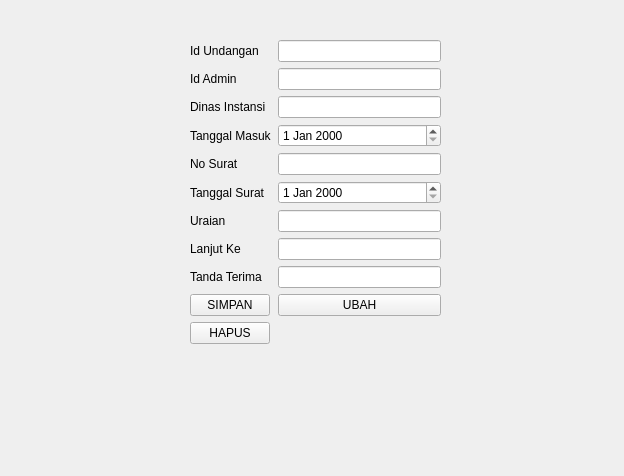
<?xml version="1.0" encoding="UTF-8"?>
<ui version="4.0">
 <class>Form</class>
 <widget class="QWidget" name="Form">
  <property name="geometry">
   <rect>
    <x>0</x>
    <y>0</y>
    <width>624</width>
    <height>476</height>
   </rect>
  </property>
  <property name="windowTitle">
   <string>Form</string>
  </property>
  <widget class="QWidget" name="formLayoutWidget">
   <property name="geometry">
    <rect>
     <x>190</x>
     <y>40</y>
     <width>251</width>
     <height>384</height>
    </rect>
   </property>
   <layout class="QFormLayout" name="formLayout">
    <item row="0" column="0">
     <widget class="QLabel" name="idUndanganLabel">
      <property name="text">
       <string>Id Undangan</string>
      </property>
     </widget>
    </item>
    <item row="0" column="1">
     <widget class="QLineEdit" name="idUndanganLineEdit"/>
    </item>
    <item row="1" column="0">
     <widget class="QLabel" name="idAdminLabel">
      <property name="text">
       <string>Id Admin</string>
      </property>
     </widget>
    </item>
    <item row="1" column="1">
     <widget class="QLineEdit" name="idAdminLineEdit"/>
    </item>
    <item row="2" column="0">
     <widget class="QLabel" name="dinasInstansiLabel">
      <property name="text">
       <string>Dinas Instansi</string>
      </property>
     </widget>
    </item>
    <item row="2" column="1">
     <widget class="QLineEdit" name="dinasInstansiLineEdit"/>
    </item>
    <item row="3" column="0">
     <widget class="QLabel" name="tanggalMasukLabel">
      <property name="text">
       <string>Tanggal Masuk</string>
      </property>
     </widget>
    </item>
    <item row="3" column="1">
     <widget class="QDateEdit" name="tanggalMasukDateEdit"/>
    </item>
    <item row="4" column="0">
     <widget class="QLabel" name="noSuratLabel">
      <property name="text">
       <string>No Surat</string>
      </property>
     </widget>
    </item>
    <item row="4" column="1">
     <widget class="QLineEdit" name="noSuratLineEdit"/>
    </item>
    <item row="6" column="0">
     <widget class="QLabel" name="uraianLabel">
      <property name="text">
       <string>Uraian</string>
      </property>
     </widget>
    </item>
    <item row="6" column="1">
     <widget class="QLineEdit" name="uraianLineEdit"/>
    </item>
    <item row="7" column="0">
     <widget class="QLabel" name="lanjutKeLabel">
      <property name="text">
       <string>Lanjut Ke</string>
      </property>
     </widget>
    </item>
    <item row="7" column="1">
     <widget class="QLineEdit" name="lanjutKeLineEdit"/>
    </item>
    <item row="8" column="0">
     <widget class="QLabel" name="tandaTerimaLabel">
      <property name="text">
       <string>Tanda Terima</string>
      </property>
     </widget>
    </item>
    <item row="8" column="1">
     <widget class="QLineEdit" name="tandaTerimaLineEdit"/>
    </item>
    <item row="9" column="0">
     <widget class="QPushButton" name="BtnSimpan">
      <property name="text">
       <string>SIMPAN</string>
      </property>
     </widget>
    </item>
    <item row="9" column="1">
     <widget class="QPushButton" name="BtnUbah">
      <property name="text">
       <string>UBAH</string>
      </property>
     </widget>
    </item>
    <item row="10" column="0">
     <widget class="QPushButton" name="BtnHapus">
      <property name="text">
       <string>HAPUS</string>
      </property>
     </widget>
    </item>
    <item row="5" column="0">
     <widget class="QLabel" name="tanggalSuratLabel">
      <property name="text">
       <string>Tanggal Surat</string>
      </property>
     </widget>
    </item>
    <item row="5" column="1">
     <widget class="QDateEdit" name="tanggalSuratDateEdit"/>
    </item>
   </layout>
  </widget>
 </widget>
 <resources/>
 <connections/>
</ui>
